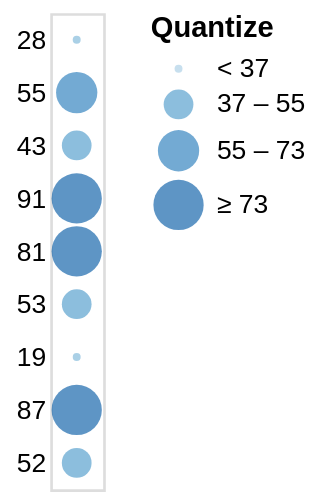

The specification (Vega-Lite) saved for this image:
### Vega specification from a JSON file in a GitHub repository (floating-point values rounded to 4 significant figures)
{"$schema": "https://vega.github.io/schema/vega/v5.json", "autosize": "pad", "padding": 5, "width": 20, "style": "cell", "data": [{"name": "source_0", "values": [{"a": "A", "b": 28}, {"a": "B", "b": 55}, {"a": "C", "b": 43}, {"a": "D", "b": 91}, {"a": "E", "b": 81}, {"a": "F", "b": 53}, {"a": "G", "b": 19}, {"a": "H", "b": 87}, {"a": "I", "b": 52}]}, {"name": "data_0", "source": "source_0", "transform": [{"type": "filter", "expr": "datum[\"b\"] !== null && !isNaN(datum[\"b\"])"}]}], "signals": [{"name": "y_step", "value": 20}, {"name": "height", "update": "bandspace(domain('y').length, 1, 0.5) * y_step"}, {"name": "width", "update": "width"}], "marks": [{"name": "marks", "type": "symbol", "style": ["circle"], "from": {"data": "data_0"}, "encode": {"update": {"opacity": {"value": 0.7}, "fill": {"scale": "color", "field": "b"}, "x": {"signal": "width", "mult": 0.5}, "y": {"scale": "y", "field": "b"}, "size": {"scale": "size", "field": "b"}, "shape": {"value": "circle"}}}}], "scales": [{"name": "y", "type": "point", "domain": {"data": "data_0", "field": "b"}, "range": {"step": {"signal": "y_step"}}, "padding": 0.5}, {"name": "color", "type": "quantize", "domain": {"data": "data_0", "field": "b"}, "range": "ramp", "zero": true, "interpolate": "hcl"}, {"name": "size", "type": "quantize", "domain": {"data": "data_0", "field": "b"}, "range": {"signal": "sequence(9, 361 + (361 - 9) / (4 - 1), (361 - 9) / (4 - 1))"}, "zero": false}], "axes": [{"scale": "y", "orient": "left", "grid": false, "domain": false, "ticks": false, "zindex": 1}], "legends": [{"title": "Quantize", "fill": "color", "gradientLength": {"signal": "clamp(height, 64, 200)"}, "symbolType": "circle", "encode": {"symbols": {"update": {"opacity": {"value": 0.7}}}}, "size": "size"}]}
